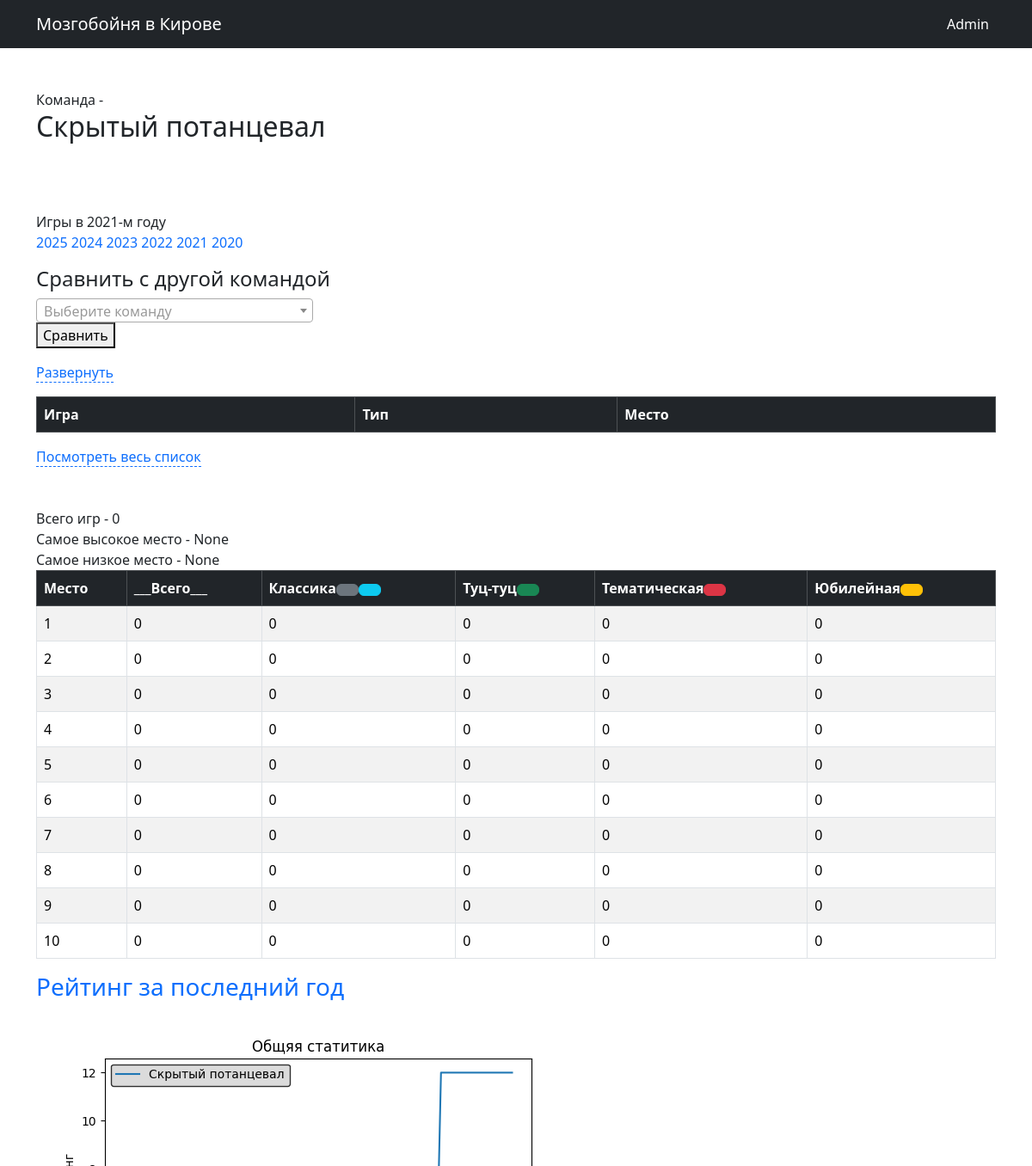
Before: /kirovstat/team_info/?team_id=28&year=2021 (upper part) with the older database file.
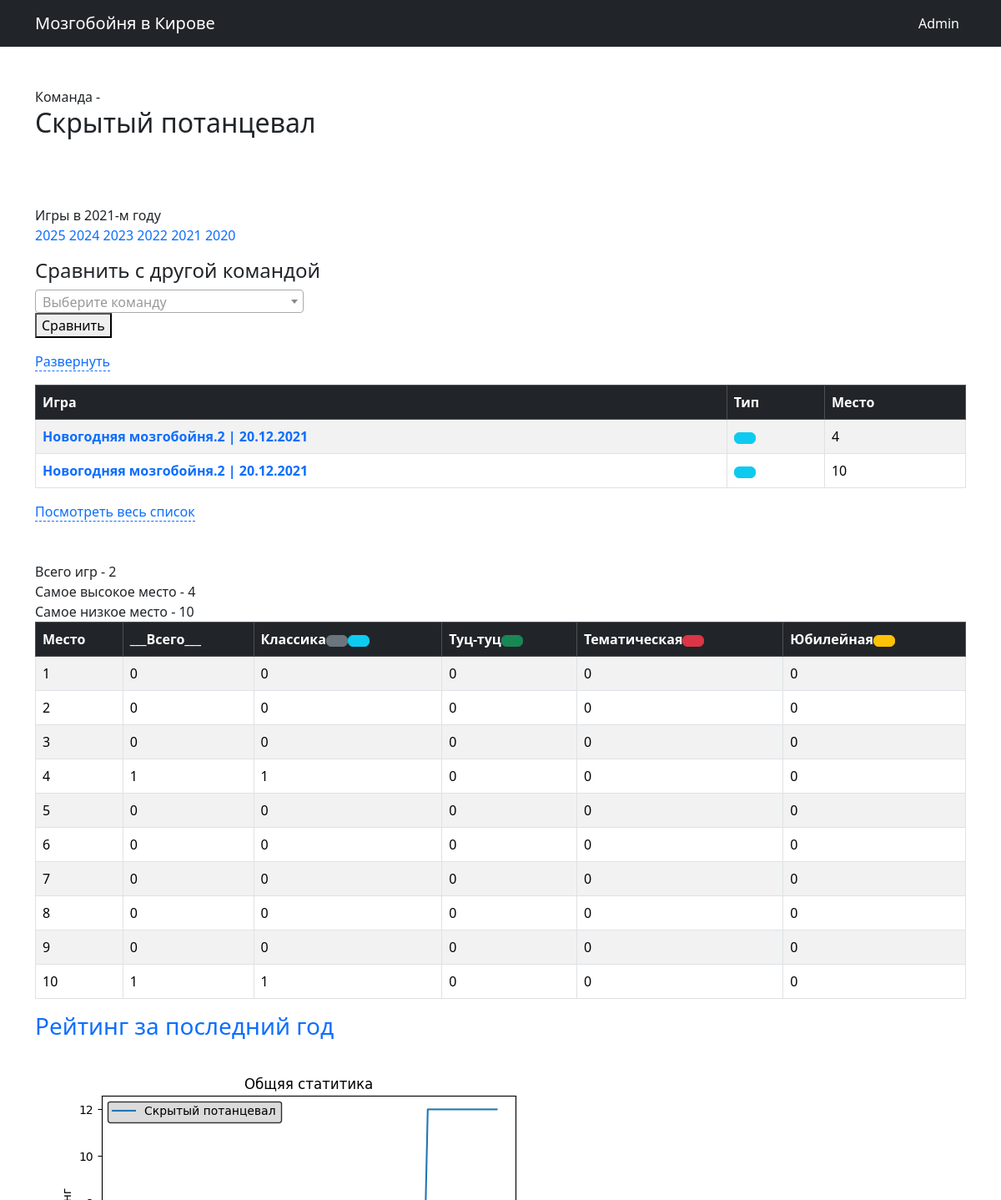
After: the same page with the newer database file.
### kirovstat/models.py (models this page shows, shortened)
class teams (models.Model):
    t_name = models.CharField(verbose_name='Название команды',max_length=50)
    t_aka = models.ForeignKey('self',blank=True,null=True,on_delete=models.SET_NULL)
    t_page = models.URLField(default='http://rudagames.ru')
    t_foto = models.CharField(verbose_name='Фото команды',default='.foto.jpg',max_length=50)
    time_data = models.DateTimeField(auto_now=True, db_index=True, verbose_name='создано')
    class Meta:
       verbose_name_plural = 'Команды'
       verbose_name = 'Команда'
       ordering = ['t_name']

class gmdata (models.Model):
    gd_game = models.ForeignKey(games, verbose_name='Игра',null=False, on_delete = models.CASCADE)
    gd_team = models.ForeignKey(teams, verbose_name='Команда',null=False, on_delete = models.CASCADE)
    gd_set1 = models.FloatField(verbose_name='Тур 1',max_length=5,default=300)
    gd_set2 = models.FloatField(verbose_name='Тур 2',max_length=5,default=300)
    gd_set3 = models.FloatField(verbose_name='Тур 3',max_length=5,default=300)
    gd_set4 = models.FloatField(verbose_name='Тур 4',max_length=5,default=300)
    gd_set5 = models.FloatField(verbose_name='Тур 5',max_length=5,default=300)
    gd_set6 = models.FloatField(verbose_name='Тур 6',max_length=5,default=300)
    gd_set7 = models.FloatField(verbose_name='Тур 7',max_length=5,default=300)
    gd_set8 = models.FloatField(verbose_name='Тур 8',max_length=5,default=300)
    gd_set9 = models.FloatField(verbose_name='Тур 9',max_length=5,default=300)
    gd_set10 = models.FloatField(verbose_name='Тур 10',max_length=5,default=300)
    gd_summ = models.FloatField(max_length=8, verbose_name='Сумма очков')
    gd_place = models.IntegerField(verbose_name='Место')
    time_data = models.DateTimeField(auto_now=True, db_index=True, verbose_name='создано')
    class Meta:
       verbose_name_plural = 'Данные'
       verbose_name = 'Данные'
       ordering = ['time_data']

class games (models.Model):
    g_name = models.CharField(default="Название игры", max_length=100)
    g_type = models.ForeignKey(game_type,null=True, on_delete=models.SET_NULL)
    g_date = models.DateField(verbose_name='Дата игры')
    g_sets = models.IntegerField(verbose_name='Количесто туров',default=5)
    g_url = models.URLField(verbose_name='Ссылка на игра в ВК',default="https://vk.com/mzgb_kir", max_length=200)
    time_data = models.DateTimeField(auto_now=True,db_index=True, verbose_name='создано')
    g_teams = models.IntegerField(verbose_name='Количество команда',null=True, default = 1)
    class Meta:
       verbose_name_plural = 'Игра'
       verbose_name = 'Игры'
       ordering = ['-g_date']
    def __str__(self):
        return self.g_name

### kirovstat/views.py (the view)
def team_info (request):
    test1 = request.GET
    team_id= test1['team_id']
    try:
       year = test1['year']
    except:
       year='2025'
    t_data = get_all_teams()
    main_id = teams.objects.values('t_aka_id').get(pk=team_id)['t_aka_id']
    t_names = teams.objects.filter(t_aka=main_id)
    t_foto = teams.objects.values('t_foto').get(pk=main_id)['t_foto']
    akas_list=get_akas(main_id)
    s_data = year + '-01-01'
    f_data = year + '-12-31'
    t_data_info = get_games_info (akas_list,s_data,f_data)
    Max_place,Min_place,g_count, \
    l_p,l_p_class,l_p_tuz, \
    l_p_tem,l_p_jub=get_team_year_results(t_data_info)
    l=[1,2,3,4,5,6,7,8,9,10]
    graph_tuz,graph_class,graph_summ = build_graph_team(t_id=team_id)
    context = {'team_id':team_id,'t_data_info': t_data_info, 't_names': t_names, 't_foto': t_foto, \
               't_data':t_data,'Max_place': Max_place,'Min_place' :Min_place, 'g_count':g_count, \
               'l': l,'l_p' : l_p,'l_p_class' : l_p_class,'l_p_tuz' : l_p_tuz, \
               'l_p_tem' :l_p_tem,'l_p_jub':l_p_jub , 'year' : year,\
               'graph_tuz':graph_tuz,'graph_class':graph_class,'graph_summ':graph_summ}
    return render(request, 'team_info.html', context)

### kirovstat/defs_1.py (called while the page is built)
def get_games_in_range(d_s , d_f):
    d1 = date.fromisoformat(d_s)
    d2 = date.fromisoformat(d_f)
    games1  = games.objects.filter(g_date__gte=d1, g_date__lte=d2)
    games_is_range=[]
    for t in games1:
        games_is_range.append(t.id)
    return(games_is_range)

def get_akas(t_id):
    t_names = teams.objects.filter(t_aka=t_id)
    akas_list=[]
    for t in t_names:
        akas_list.append (t.id)
    return (akas_list)

def get_games_info (t_id_list , data_start = '2025-01-01', data_finish = '2025-12-31'):
    g_r = get_games_in_range(data_start,data_finish)
    g_info = gmdata.objects.filter(gd_team__in=t_id_list, gd_game__in=g_r).order_by('gd_game')
    return (g_info)

def get_all_teams():
    t_names = teams.objects.all()
    return(t_names)

### kirovstat/defs_2.py (called while the page is built)
def get_week_id (rating_data):
    if rating_data.weekday() == 6:
       rating_week_data = rating_data
    else:
       td = 1 + int(rating_data.weekday())
       rating_week_data= rating_data - datetime.timedelta(days=td)
    week_id = weekr.objects.values('id').get(week_end=rating_week_data)['id']
    return (week_id)

### kirovstat/templates/team_info.html (shortened to what this page needs)
{% extends 'base.html' %}
{% block content %}
<br>
{% for t in t_names%}
  <br>
  {%if t.id == t.t_aka_id%}
    Команда - <h2> {{t.t_name}} </h2><br>
  {%else%}
    Так же известная как - {{t.t_name}}<br>
  {%endif%}
{%endfor%}
{% if t_foto != '.foto.jpg' %}
  {% load static %}
{%endif%}
<br><br>
Игры в {{ year}}-м году <br>
<a href=/kirovstat/team_info/?team_id={{team_id}}&year=2025>2025</a>
<a href=/kirovstat/team_info/?team_id={{team_id}}&year=2024>2024</a>
<a href=/kirovstat/team_info/?team_id={{team_id}}&year=2023>2023</a>
<a href=/kirovstat/team_info/?team_id={{team_id}}&year=2022>2022</a>
<a href=/kirovstat/team_info/?team_id={{team_id}}&year=2021>2021</a>
<a href=/kirovstat/team_info/?team_id={{team_id}}&year=2020>2020</a>
<br>
<form action = "/kirovstat/compare/"  method="get" target="_self">
<p><h4> Сравнить с другой командой  </h4>
   <link rel="stylesheet" href="{% static '/select2/dist/css/select2.min.css' %}">
<br><button type="submit">Сравнить</button>
</p>
</form>
<div class="wrap-expand-table"><a href="#close">Свернуть</a><a href="#click-expand1">Развернуть</a>
<table class = 'table mt-3 table-bordered table-striped table-hover' >
    <thead class="table-dark">
        <tr>
            <th scope="col">Игра</th>
            <th scope="col">Тип</th>
            <th scope="col">Место</th>
        </tr>
    </thead>
    <tbody>
        {% for data in t_data_info%}
        <tr>
            <td><a href=/kirovstat/game_info/?game_id={{data.gd_game_id}} ><b>{{data.gd_game}}</b></a></td>
            {%if data.gd_game.g_type_id == 2 %}
              <td> <button type="button" class="btn btn-success"> </button> </td>
            {%elif data.gd_game.g_type_id == 3 %}
              <td> <button type="button" class="btn btn-danger"> </button> </td>
            {%elif data.gd_game.g_type_id == 4 %}
              <td> <button type="button" class="btn btn-warning"> </button> </td>
            {%elif data.gd_game.g_type_id == 5 %}
               <td> <button type="button" class="btn btn-info"> </button>  </td>
            {%else%}
              <td > <button type="button" class="btn btn-secondary"></button></td>
            {%endif%}
            <td>{{data.gd_place}}</td>
        </tr>
        {%endfor%}
    </tbody>
</table>
<a href="#close">Cвернуть</a><a href="#click-expand1">Посмотреть весь список</a></div>
<br><br>
Всего игр - {{g_count}} <br>
Самое высокое место -  {{Max_place}} <br>
Самое низкое место -  {{Min_place}} <br>
<table class = 'table table-bordered table-striped table-hover' >
  <thead class="table-dark">
      <tr>
          <th scope="col">Место</th>
          <th scope="col">___Всего___</th>
          <th scope="col">Класcика<button type="button" class="btn btn-secondary"></button><button type="button" class="btn btn-info"></button></th>
          <th scope="col">Туц-туц<button type="button" class="btn btn-success"></button></th>
          <th scope="col">Тематическая<button type="button" class="btn btn-danger"></button></th>
          <th scope="col">Юбилейная<button type="button" class="btn btn-warning"></button></th>
      </tr>
  </thead>
  <tbody>
      <tr>
        <td>1</td>
        <td>{{l_p.1}}</td>
        <td>{{l_p_class.1}}</td>
        <td>{{l_p_tuz.1}}</td>
        <td>{{l_p_tem.1}}</td>
        <td>{{l_p_jub.1}}</td>
      </tr>
      <tr>
        <td>2</td>
        <td>{{l_p.2}}</td>
        <td>{{l_p_class.2}}</td>
        <td>{{l_p_tuz.2}}</td>
        <td>{{l_p_tem.2}}</td>
        <td>{{l_p_jub.2}}</td>
      </tr>
      <tr>
        <td>3</td>
        <td>{{l_p.3}}</td>
        <td>{{l_p_class.3}}</td>
        <td>{{l_p_tuz.3}}</td>
        <td>{{l_p_tem.3}}</td>
        <td>{{l_p_jub.3}}</td>
      </tr>
      <tr>
        <td>4</td>
        <td>{{l_p.4}}</td>
        <td>{{l_p_class.4}}</td>
        <td>{{l_p_tuz.4}}</td>
        <td>{{l_p_tem.4}}</td>
        <td>{{l_p_jub.4}}</td>
      </tr>
      <tr>
        <td>5</td>
        <td>{{l_p.5}}</td>
        <td>{{l_p_class.5}}</td>
        <td>{{l_p_tuz.5}}</td>
        <td>{{l_p_tem.5}}</td>
        <td>{{l_p_jub.5}}</td>
      </tr>
      <tr>
        <td>6</td>
        <td>{{l_p.6}}</td>
        <td>{{l_p_class.6}}</td>
        <td>{{l_p_tuz.6}}</td>
        <td>{{l_p_tem.6}}</td>
        <td>{{l_p_jub.6}}</td>
      </tr>
      <tr>
        <td>7</td>
        <td>{{l_p.7}}</td>
        <td>{{l_p_class.7}}</td>
        <td>{{l_p_tuz.7}}</td>
        <td>{{l_p_tem.7}}</td>
        <td>{{l_p_jub.7}}</td>
      </tr>
      <tr>
        <td>8</td>
        <td>{{l_p.8}}</td>
        <td>{{l_p_class.8}}</td>
        <td>{{l_p_tuz.8}}</td>
        <td>{{l_p_tem.8}}</td>
        <td>{{l_p_jub.8}}</td>
      </tr>
      <tr>
        <td>9</td>
        <td>{{l_p.9}}</td>
        <td>{{l_p_class.9}}</td>
        <td>{{l_p_tuz.9}}</td>
        <td>{{l_p_tem.9}}</td>
        <td>{{l_p_jub.9}}</td>
      </tr>
      <tr>
        <td>10</td>
        <td>{{l_p.10}}</td>
        <td>{{l_p_class.10}}</td>
        <td>{{l_p_tuz.10}}</td>
        <td>{{l_p_tem.10}}</td>
        <td>{{l_p_jub.10}}</td>
      </tr>
  </tbody>
</table>
<div> <h3> <a href=/kirovstat/ratings/ > Рейтинг за последний год </a></h3></div>
  <img alt="" >
{% endblock %}

### kirovstat/templates/base.html (shortened to what this page needs)
<!DOCTYPE html>
<html lang="ru">
{% load static %}
<head>
    <link href="https://cdn.jsdelivr.net/npm/bootstrap@5.3.3/dist/css/bootstrap.min.css" rel="stylesheet">
</head>
<body>
    <nav class="navbar navbar-dark bg-dark">
        <div class="container">
            <a href={% url "kirovstat:index" %} class="navbar-brand">Мозгобойня в Кирове</a>
            <span class="navbar-text">
                <a href="/admin/" class="me-2" target="_blank">Admin</a>
            </span>
        </div>
    </nav>
   <main class = 'container'>
        {% block content %}
        {% endblock  %}
   </main>
</body>
</html>

### kirovstat/templates/base.html (style rules this page uses)
a { text-decoration: none; }

### kirovstat/templates/team_info.html (style rules this page uses)
.wrap-expand-table a[href^="#click-expand"], .wrap-expand-table a[href="#close"] { text-decoration: none; border-bottom: 1px dashed; }

Changed rows visible on the page:
added gmdata: gd_game "Новогодняя мозгобойня.2 | 20.12.2021", gd_place "4"
added gmdata: gd_game "Новогодняя мозгобойня.2 | 20.12.2021", gd_place "10"
Other visible differences:
{{ g_count }}: "0" → "2"
{{ Max_place }}: "None" → "4"
{{ Min_place }}: "None" → "10"
{{ l_p.4 }}: "0" → "1"
{{ l_p_class.4 }}: "0" → "1"
{{ l_p.10 }}: "0" → "1"
{{ l_p_class.10 }}: "0" → "1"
